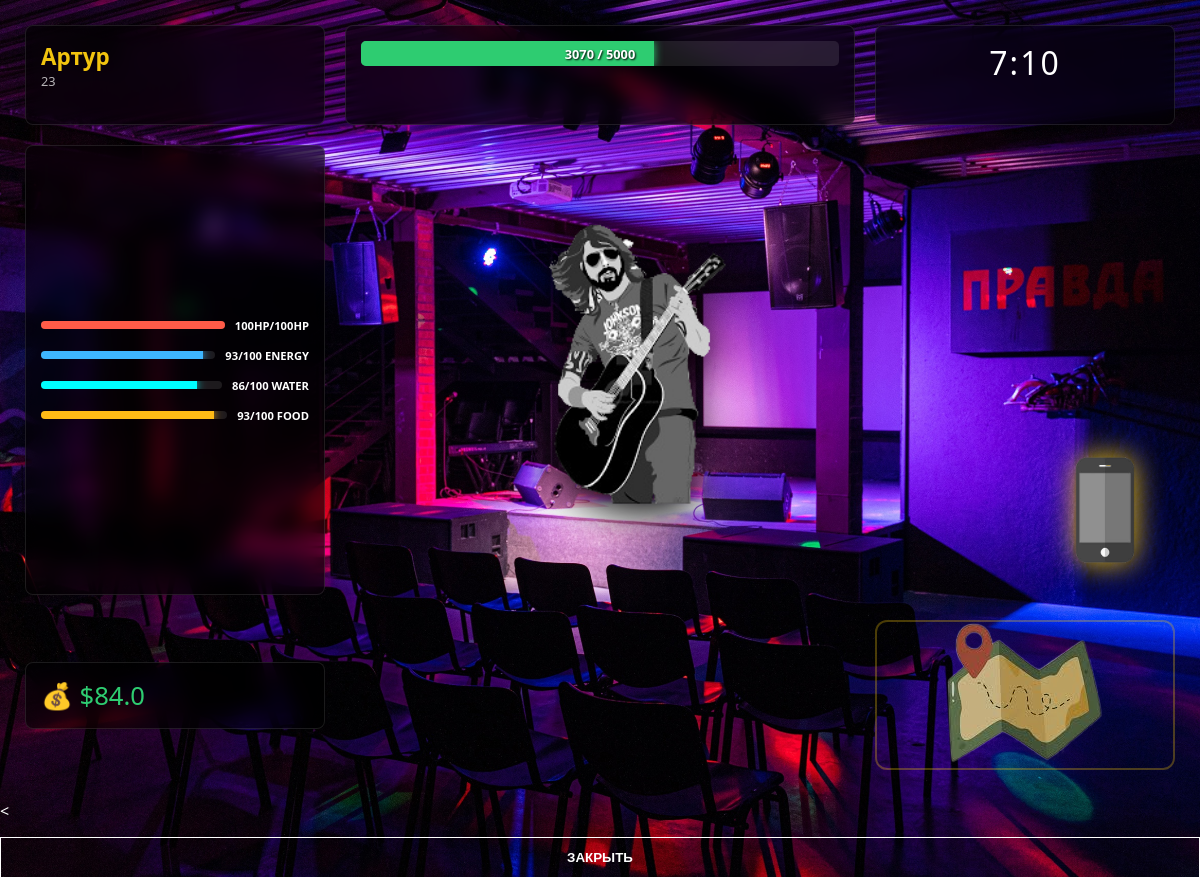
/small_concert (signed in), run on the app's committed database.
### models.py (models this page shows)
class BaseModel(Model):
    class Meta:
        database = db

class Player(BaseModel):
    avatar = ForeignKeyField(Avatars, backref="players")
    login = CharField(unique=True)
    password = CharField()
    hp = IntegerField(default=100)
    energy = IntegerField(default=100)
    max_hp = IntegerField(default=100)
    max_energy = IntegerField(default=100)
    charisma = IntegerField(default=0)
    charisma_bonus = IntegerField(default=0)
    money = FloatField(default=0)
    glory = IntegerField(default=0)
    xp = IntegerField(default=0)
    xp_bonus = FloatField(default=1)
    age = IntegerField()
    name = CharField()
    location = ForeignKeyField(Locations, backref="players")
    job = ForeignKeyField(Jobs, backref="players", null=True)
    satiety = IntegerField(default=100)
    max_satiety = IntegerField(default=100)
    hydration = IntegerField(default=100)
    max_hydration = IntegerField(default=100)
    time = IntegerField(default=0)
    days = IntegerField(default=0)

### main.py (the view)
@app.route("/small_concert")
def small_concert():
    if session.get("is_auth") != True:
        return redirect("/")
    player = Player.get_or_none(login=session["login"])
    player.job = 3
    player.location = 3
    player.save()
    hours = player.time // 60
    minutes = player.time % 60
    return render_template("job3.html", player=player, hours=hours, minutes=minutes)

### templates/job3.html (shortened to what this page needs)
<!doctype html>
<html lang="ru">
  <head>
    <link rel="stylesheet" href="../static/css/job_css/job3.css" />
  </head>
  <body>
    <div class="parent">
      <div class="NameAgeDiv">
        <div class="NameDiv">{{player.name}}</div>
        <div class="AgeDiv">{{player.age}}</div>
      </div>
      <div class="XP-NextLvl">
        <div class="xp-bar">
          <div id="xp-fill" class="AvailableEx"></div>
          <div class="xp-text">
            <span id="current-xp">{{player.xp}}</span> / <span id="max-xp">5000</span>
          </div>
        </div>
      </div>
      <div class="TimeDiv">
        <span class="HourDiv">{{hours}}</span>:<span class="MinuteDiv">{{minutes}}</span>
      </div>
      <div class="TrailerDiv" id="click">
        <div class="trailer-img">
          <img src="../static/img/job-img/job3_img.png" alt="Trailer" />
        </div>
      </div>
      <div class="stats">
        <div class="stat-row hp">
          <div class="bar"><div id="hp-fill" class="fill"></div></div>
          <span>{{player.hp}}HP/{{player.max_hp}}HP</span>
        </div>
        <div class="stat-row energy">
          <div class="bar"><div id="energy-fill" class="fill"></div></div>
          <span>{{player.energy}}/{{player.max_energy}} ENERGY</span>
        </div>
        <div class="stat-row hydration">
          <div class="bar"><div id="water-fill" class="fill"></div></div>
          <span>{{player.hydration}}/{{player.max_hydration}} WATER</span>
        </div>
        <div class="stat-row satiety">
          <div class="bar"><div id="food-fill" class="fill"></div></div>
          <span>{{player.satiety}}/{{player.max_satiety}} FOOD</span>
        </div>
      </div>
      <div class="MoneyDiv">
        <div class="wallet-img">💰 ${{player.money}}</div>
      </div>
      <div class="PhoneDiv">
        <div class="phone-content">
          <img src="../static/img/phone.png" alt="Phone"/>
        </div>
      </div>
      <label for="map-toggle" class="MapDiv">
        <div class="Map-img">
          <img src="../static/img/карта.png" alt="Map" />
        </div>
      </label>
    </div>
    <
        <button id="close-phone">ЗАКРЫТЬ</button>
  </body>
</html>

### static/css/job_css/job3.css (style rules this page uses)
:root { --bg-panel: rgba(0, 0, 0, 0.6); --accent: #f1c40f; --glass: blur(10px); --green: #2ecc71; --red: #e74c3c; --blue: #3498db; --cyan: #00d4ff; --orange: #f39c12; }
* { box-sizing: border-box; }
body { margin: 0; background: url("../../img/job-img/job3_bg.jpg") no-repeat center center fixed; background-size: cover; color: white; font-family: "Segoe UI", Roboto, sans-serif; overflow: hidden; height: 100vh; }
.parent { display: grid; grid-template-columns: 300px 1fr 300px; grid-template-rows: 100px 1fr 160px; gap: 20px; height: 100vh; padding: 25px; }
.NameAgeDiv, .XP-NextLvl, .TimeDiv, .stats, .MoneyDiv { background: var(--bg-panel); backdrop-filter: var(--glass); border: 1px solid rgba(255, 255, 255, 0.1); border-radius: 8px; padding: 15px; }
.NameAgeDiv .NameDiv { font-weight: bold; color: var(--accent); font-size: 1.4rem; }
.NameAgeDiv .AgeDiv { font-size: 0.8rem; opacity: 0.7; }
.xp-bar { background: rgba(255, 255, 255, 0.1); height: 25px; border-radius: 5px; overflow: hidden; position: relative; }
.AvailableEx { background: var(--green); width: 0%; height: 100%; transition: width 0.5s ease; box-shadow: 0 0 10px var(--green); }
.xp-text { position: absolute; width: 100%; text-align: center; top: 50%; transform: translateY(-50%); font-size: 0.8rem; font-weight: bold; text-shadow: 1px 1px 2px black; }
.TimeDiv { text-align: center; font-size: 2rem; letter-spacing: 2px; }
.stats { grid-column: 1; grid-row: 2; display: flex; flex-direction: column; justify-content: center; gap: 15px; }
.stat-row { display: flex; align-items: center; gap: 10px; font-size: 0.7rem; font-weight: bold; }
.stat-row .bar { height: 8px; flex-grow: 1; background: rgba(255, 255, 255, 0.1); border-radius: 4px; position: relative; overflow: hidden; }
.stat-row .bar .fill { height: 100%; width: 100%; transition: width 0.4s ease-out; filter: brightness(1.2); }
#hp-fill { background: var(--red); box-shadow: 0 0 10px var(--red); }
#energy-fill { background: var(--blue); box-shadow: 0 0 10px var(--blue); }
#water-fill { background: var(--cyan); box-shadow: 0 0 10px var(--cyan); }
#food-fill { background: var(--orange); box-shadow: 0 0 10px var(--orange); }
.TrailerDiv { grid-column: 2; grid-row: 2; display: flex; align-items: center; justify-content: center; }
.trailer-img img { width: 130%; max-height: 80vh; object-fit: contain; filter: drop-shadow(0 10px 20px black); transition: 0.4s; cursor: pointer; }
.MoneyDiv { grid-row: 3; align-self: center; font-size: 1.6rem; color: var(--green); }
.MapDiv { grid-column: 3; grid-row: 3; height: 150px; align-self: center; display: flex; align-items: center; justify-content: center; border: 2px solid rgba(241, 196, 15, 0.3); border-radius: 12px; cursor: pointer; transition: 0.3s; background: none; }
.Map-img img { width: 100%; filter: brightness(0.8); transition: 0.3s; }
.PhoneDiv { grid-column: 3; grid-row: 2; align-self: end; justify-self: end; margin-bottom: 10px; z-index: 10; cursor: pointer; transition: 0.3s; }
.phone-content img { width: 140px; filter: drop-shadow(0 0 15px var(--accent)); }
.btn-back, #close-phone, .close-button { width: 100%; background: none; border: 1px solid white; color: white; padding: 12px; cursor: pointer; margin-top: 15px; transition: 0.3s; display: block; font-weight: bold; text-transform: uppercase; }

### data on the page
Player: name "Артур", age "23", xp "3070", hp "100", max_hp "100", energy "93", max_energy "100", hydration "86", max_hydration "100", satiety "93", max_satiety "100", money "84.0"

### other printed values
{{ hours }} "7"
{{ minutes }} "10"
